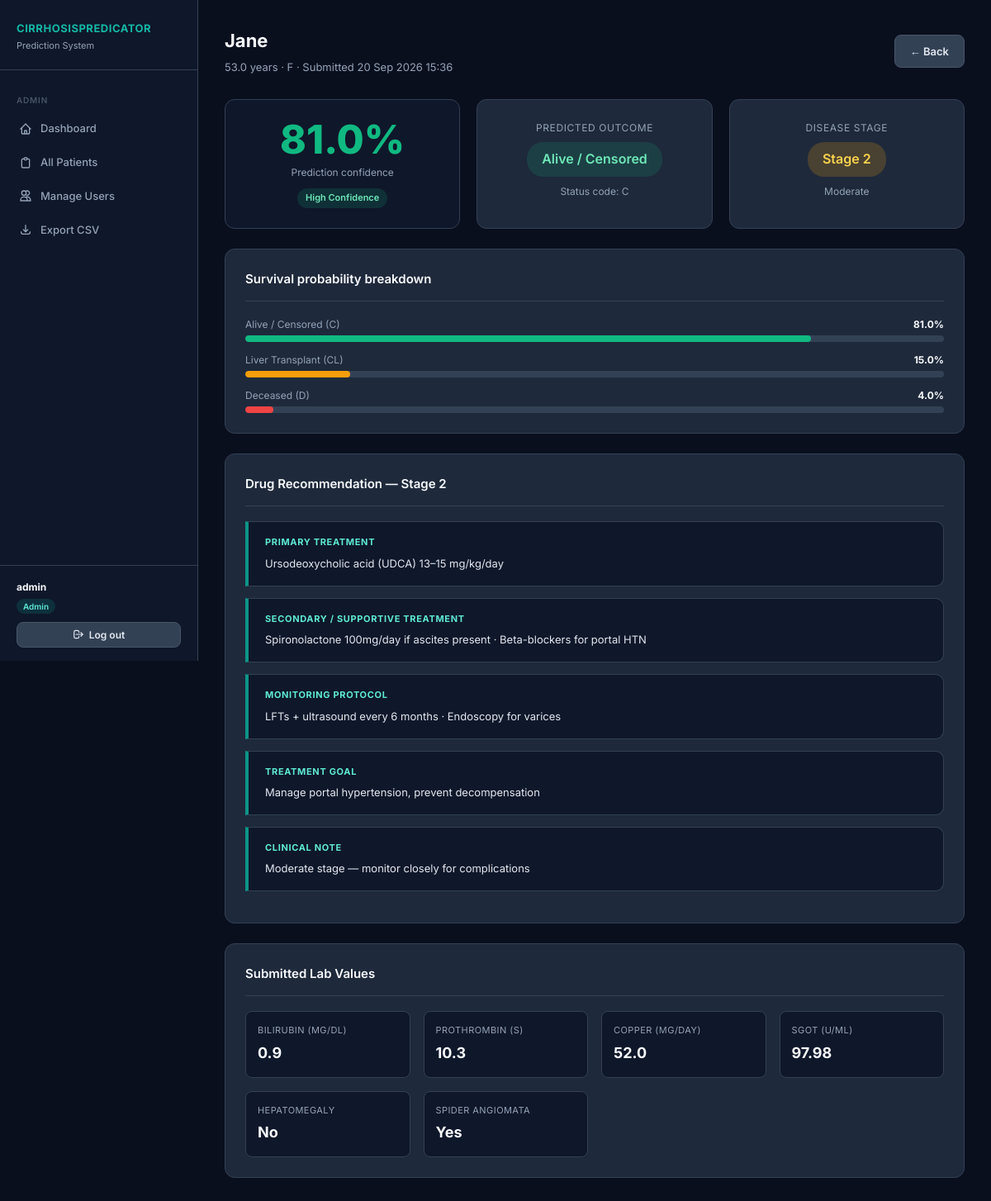
The app's page /medic/patient/2 (signed in) with its own data.
### app/models.py (models this page shows, shortened)
class User(UserMixin, db.Model):
    __tablename__ = 'users'
    id         = db.Column(db.Integer,  primary_key=True)
    username   = db.Column(db.String(80),  unique=True, nullable=False)
    password   = db.Column(db.String(200), nullable=False)
    role       = db.Column(db.String(20),  nullable=False)   # admin | lab | medic
    created_at = db.Column(db.DateTime,    default=datetime.utcnow)
    is_active  = db.Column(db.Boolean,     default=True)

class Patient(db.Model):
    __tablename__ = 'patients'
    id           = db.Column(db.Integer, primary_key=True)
    patient_name = db.Column(db.String(120), nullable=False)
    age          = db.Column(db.Float,   nullable=False)
    sex          = db.Column(db.String(1),   nullable=False)
    bilirubin    = db.Column(db.Float,   nullable=False)
    prothrombin  = db.Column(db.Float,   nullable=False)
    copper       = db.Column(db.Float,   nullable=False)
    hepatomegaly = db.Column(db.Integer, nullable=False)
    stage        = db.Column(db.Integer, nullable=False)
    sgot         = db.Column(db.Float,   nullable=False)
    spiders      = db.Column(db.Integer, nullable=False)
    submitted_by = db.Column(db.Integer, db.ForeignKey('users.id'))
    submitted_at = db.Column(db.DateTime, default=datetime.utcnow)
    prediction   = db.relationship('Prediction', backref='patient',
                                   uselist=False, lazy=True)
    submitter    = db.relationship('User', foreign_keys=[submitted_by])

class Prediction(db.Model):
    __tablename__ = 'predictions'
    id                = db.Column(db.Integer, primary_key=True)
    patient_id        = db.Column(db.Integer, db.ForeignKey('patients.id'), nullable=False)
    reviewed_by       = db.Column(db.String(80), nullable=True)
    predicted_status  = db.Column(db.String(5))
    predicted_outcome = db.Column(db.String(50))
    prob_alive        = db.Column(db.Float)
    prob_transplant   = db.Column(db.Float)
    prob_deceased     = db.Column(db.Float)
    confidence        = db.Column(db.Float)
    confidence_flag   = db.Column(db.String(10))
    primary_drug      = db.Column(db.Text)
    secondary_drug    = db.Column(db.Text)
    monitoring        = db.Column(db.Text)
    treatment_goal    = db.Column(db.Text)
    clinical_note     = db.Column(db.Text)
    predicted_at      = db.Column(db.DateTime, default=datetime.utcnow)

### app/routes/medic.py (the view)
@medic.route('/patient/<int:patient_id>')
@login_required
@medic_required
def patient_detail(patient_id):
    patient    = Patient.query.get_or_404(patient_id)
    prediction = Prediction.query.filter_by(patient_id=patient_id).first_or_404()
    label, color = STAGE_LABELS.get(patient.stage, ('Unknown', 'secondary'))
    status_colors = {'C': 'success', 'CL': 'warning', 'D': 'danger'}
    status_color  = status_colors.get(prediction.predicted_status, 'secondary')
    return render_template('medic/patient_detail.html',
        patient=patient, prediction=prediction,
        stage_label=label, stage_color=color, status_color=status_color)

### app/models.py (called while the page is built)
@login_manager.user_loader
def load_user(user_id):
    return User.query.get(int(user_id))

### app/routes/medic.py (called while the page is built)
def medic_required(f):
    @wraps(f)
    def decorated(*args, **kwargs):
        if not current_user.is_authenticated or current_user.role not in ['medic', 'admin']:
            flash('Medic access required.', 'danger')
            return redirect(url_for('auth.login'))
        return f(*args, **kwargs)
    return decorated

### app/templates/medic/patient_detail.html (shortened to what this page needs)
{% extends "base.html" %}
{% block content %}
<div class="page-header flex justify-between items-center">
  <div>
    <h2>{{ patient.patient_name }}</h2>
    <p>{{ patient.age }} years · {{ patient.sex }} · Submitted {{ patient.submitted_at.strftime('%d %b %Y %H:%M') }}</p>
  </div>
  <a href="{{ url_for('medic.patients') }}" class="btn btn-secondary">← Back</a>
</div>
<div class="grid-3" style="margin-bottom:24px">
  <div class="confidence-display">
    <div class="confidence-value {% if prediction.confidence >= 0.75 %}high{% elif prediction.confidence >= 0.60 %}mid{% else %}low{% endif %}">
      {{ (prediction.confidence * 100)|round(1) }}%
    </div>
    <div class="confidence-label">Prediction confidence</div>
    {% if prediction.confidence_flag == 'REVIEW' %}
      <div class="badge badge-review" style="margin-top:10px">⚠ Requires Review</div>
    {% else %}
      <div class="badge badge-success" style="margin-top:10px">High Confidence</div>
    {% endif %}
  </div>
  <div class="card mb-0" style="text-align:center">
    <div class="text-muted" style="font-size:12px;text-transform:uppercase;letter-spacing:.05em;margin-bottom:8px">Predicted Outcome</div>
    <div style="font-size:22px;font-weight:700;margin-bottom:8px">
      <span class="badge badge-{{ status_color }}" style="font-size:16px;padding:8px 18px">
        {{ prediction.predicted_outcome }}
      </span>
    </div>
    <div class="text-muted" style="font-size:12px">Status code: {{ prediction.predicted_status }}</div>
  </div>
  <div class="card mb-0" style="text-align:center">
    <div class="text-muted" style="font-size:12px;text-transform:uppercase;letter-spacing:.05em;margin-bottom:8px">Disease Stage</div>
    <div style="font-size:22px;font-weight:700;margin-bottom:8px">
      <span class="badge stage-{{ patient.stage }}" style="font-size:16px;padding:8px 18px">
        Stage {{ patient.stage }}
      </span>
    </div>
    <div class="text-muted" style="font-size:12px">{{ stage_label }}</div>
  </div>
</div>
<div class="card">
  <div class="card-header"><span class="card-title">Survival probability breakdown</span></div>
  <div class="prob-bar-wrap">
    <div class="prob-bar-label"><span>Alive / Censored (C)</span><strong>{{ (prediction.prob_alive * 100)|round(1) }}%</strong></div>
    <div class="prob-bar-bg"><div class="prob-bar alive" style="width:{{ (prediction.prob_alive * 100)|round(1) }}%"></div></div>
  </div>
  <div class="prob-bar-wrap">
    <div class="prob-bar-label"><span>Liver Transplant (CL)</span><strong>{{ (prediction.prob_transplant * 100)|round(1) }}%</strong></div>
    <div class="prob-bar-bg"><div class="prob-bar transplant" style="width:{{ (prediction.prob_transplant * 100)|round(1) }}%"></div></div>
  </div>
  <div class="prob-bar-wrap mb-0">
    <div class="prob-bar-label"><span>Deceased (D)</span><strong>{{ (prediction.prob_deceased * 100)|round(1) }}%</strong></div>
    <div class="prob-bar-bg"><div class="prob-bar deceased" style="width:{{ (prediction.prob_deceased * 100)|round(1) }}%"></div></div>
  </div>
</div>
<div class="card">
  <div class="card-header"><span class="card-title">Drug Recommendation — Stage {{ patient.stage }}</span></div>
  <div class="drug-box">
    <div class="drug-box-title">Primary Treatment</div>
    <p>{{ prediction.primary_drug }}</p>
  </div>
  <div class="drug-box">
    <div class="drug-box-title">Secondary / Supportive Treatment</div>
    <p>{{ prediction.secondary_drug }}</p>
  </div>
  <div class="drug-box">
    <div class="drug-box-title">Monitoring Protocol</div>
    <p>{{ prediction.monitoring }}</p>
  </div>
  <div class="drug-box">
    <div class="drug-box-title">Treatment Goal</div>
    <p>{{ prediction.treatment_goal }}</p>
  </div>
  <div class="drug-box {% if patient.stage == 4 %}danger{% elif patient.stage == 3 %}warning{% endif %}">
    <div class="drug-box-title">Clinical Note</div>
    <p>{{ prediction.clinical_note }}</p>
  </div>
</div>
<div class="card">
  <div class="card-header"><span class="card-title">Submitted Lab Values</span></div>
  <div style="display:grid;grid-template-columns:repeat(auto-fit,minmax(160px,1fr));gap:16px">
    {% for label, value in [
        ('Bilirubin (mg/dL)', patient.bilirubin),
        ('Prothrombin (s)', patient.prothrombin),
        ('Copper (µg/day)', patient.copper),
        ('SGOT (U/mL)', patient.sgot),
        ('Hepatomegaly', 'Yes' if patient.hepatomegaly else 'No'),
        ('Spider Angiomata', 'Yes' if patient.spiders else 'No'),
    ] %}
    <div style="background:var(--navy-800);border:1px solid var(--navy-600);border-radius:8px;padding:14px">
      <div style="font-size:11px;color:var(--gray-400);text-transform:uppercase;letter-spacing:.04em;margin-bottom:4px">{{ label }}</div>
      <div style="font-size:18px;font-weight:700">{{ value }}</div>
    </div>
    {% endfor %}
  </div>
</div>
{% endblock %}

### app/templates/base.html (shortened to what this page needs)
<!DOCTYPE html>
<html lang="en">
<head>
  <link rel="stylesheet" href="{{ url_for('static', filename='css/style.css') }}">
</head>
<body>
<div class="layout">
  <aside class="sidebar">
    <div class="sidebar-logo">
      <h1>CirrhosisPredicator</h1>
      <p>Prediction System</p>
    </div>
    <nav class="sidebar-nav">
      {% if current_user.role == 'admin' %}
        <div class="nav-section-label">Admin</div>
        <a href="{{ url_for('admin.admin_dashboard') }}"
           class="nav-link {% if request.endpoint == 'admin.admin_dashboard' %}active{% endif %}">
          <svg fill="none" stroke="currentColor" viewBox="0 0 24 24"><path stroke-linecap="round" stroke-linejoin="round" stroke-width="2" d="M3 12l2-2m0 0l7-7 7 7M5 10v10a1 1 0 001 1h3m10-11l2 2m-2-2v10a1 1 0 01-1 1h-3m-6 0a1 1 0 001-1v-4a1 1 0 011-1h2a1 1 0 011 1v4a1 1 0 001 1m-6 0h6"/></svg>
          Dashboard
        </a>
        <a href="{{ url_for('admin.patients') }}"
           class="nav-link {% if request.endpoint == 'admin.patients' %}active{% endif %}">
          <svg fill="none" stroke="currentColor" viewBox="0 0 24 24"><path stroke-linecap="round" stroke-linejoin="round" stroke-width="2" d="M9 5H7a2 2 0 00-2 2v12a2 2 0 002 2h10a2 2 0 002-2V7a2 2 0 00-2-2h-2M9 5a2 2 0 002 2h2a2 2 0 002-2M9 5a2 2 0 012-2h2a2 2 0 012 2"/></svg>
          All Patients
        </a>
        <a href="{{ url_for('admin.users') }}"
           class="nav-link {% if request.endpoint in ['admin.users','admin.add_user'] %}active{% endif %}">
          <svg fill="none" stroke="currentColor" viewBox="0 0 24 24"><path stroke-linecap="round" stroke-linejoin="round" stroke-width="2" d="M12 4.354a4 4 0 110 5.292M15 21H3v-1a6 6 0 0112 0v1zm0 0h6v-1a6 6 0 00-9-5.197M13 7a4 4 0 11-8 0 4 4 0 018 0z"/></svg>
          Manage Users
        </a>
        <a href="{{ url_for('admin.export_csv') }}" class="nav-link">
          <svg fill="none" stroke="currentColor" viewBox="0 0 24 24"><path stroke-linecap="round" stroke-linejoin="round" stroke-width="2" d="M4 16v1a3 3 0 003 3h10a3 3 0 003-3v-1m-4-4l-4 4m0 0l-4-4m4 4V4"/></svg>
          Export CSV
        </a>
      {% endif %}
    </nav>
    <div class="sidebar-footer">
      <div class="sidebar-user">
        <strong>{{ current_user.username }}</strong>
        <span class="role-badge">{{ current_user.role | capitalize }}</span>
      </div>
      <a href="{{ url_for('auth.logout') }}" class="btn btn-secondary btn-sm" style="width:100%;justify-content:center;">
        <svg fill="none" stroke="currentColor" viewBox="0 0 24 24" style="width:14px;height:14px"><path stroke-linecap="round" stroke-linejoin="round" stroke-width="2" d="M17 16l4-4m0 0l-4-4m4 4H7m6 4v1a3 3 0 01-3 3H6a3 3 0 01-3-3V7a3 3 0 013-3h4a3 3 0 013 3v1"/></svg>
        Log out
      </a>
    </div>
  </aside>
  <main class="main-content">
    {% block content %}{% endblock %}
  </main>
</div>
</body>
</html>

### records on screen
User: username "admin", role "Admin"
Patient: patient_name "Jane", age "53.0", sex "F", submitted_at "20 Sep 2026 15:36", stage "2", label "BILIRUBIN (MG/DL)", bilirubin "0.9", label "PROTHROMBIN (S)", prothrombin "10.3", label "COPPER (ΜG/DAY)", copper "52.0", label "SGOT (U/ML)", sgot "97.98"
Prediction: (prediction.confidence*100)|round(1) "81.0", predicted_outcome "Alive / Censored", predicted_status "C", (prediction.prob_alive*100)|round(1) "81.0", (prediction.prob_transplant*100)|round(1) "15.0", (prediction.prob_deceased*100)|round(1) "4.0", primary_drug "Ursodeoxycholic acid (UDCA) 13–15 mg/kg/day", secondary_drug "Spironolactone 100mg/day if ascites present · Beta-blockers for portal HTN", monitoring "LFTs + ultrasound every 6 months · Endoscopy for varices", treatment_goal "Manage portal hypertension, prevent decompensation", clinical_note "Moderate stage — monitor closely for complications"

### other values on screen
{{ stage_label }} "Moderate"
{{ label }} "HEPATOMEGALY" "SPIDER ANGIOMATA"
{{ value }} "No" "Yes"
